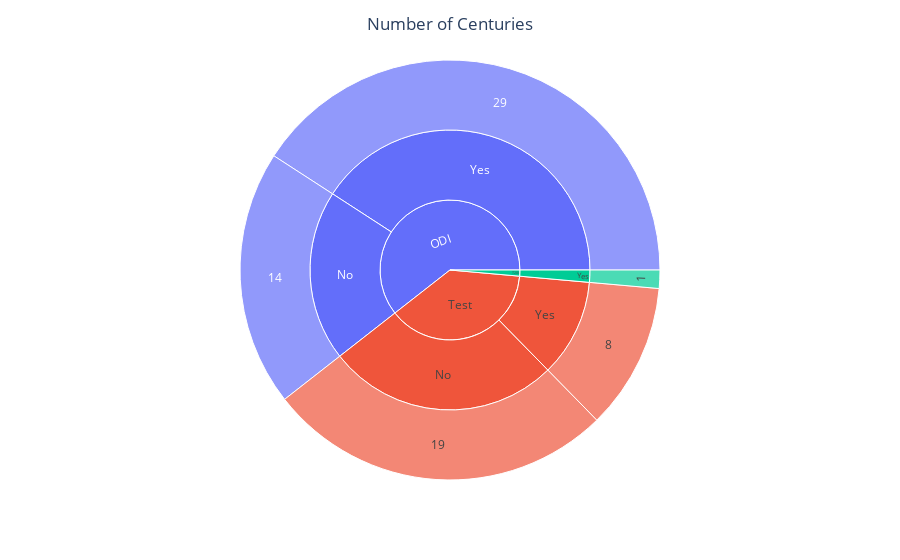

This figure's notebook cell:
### Code cell
fig = px.sunburst(mom_cen,path=['Format','Man of the Match','Score'],values='Score')
fig.update_layout(title='Number of Centuries',title_x=0.5)

### Figure 1 — Plotly figure (JSON) as saved in the notebook; plotly's stock layout.template omitted (floating-point values rounded to 4 significant figures)
{"data": [{"branchvalues": "total", "domain": {"x": [0, 1], "y": [0, 1]}, "hovertemplate": "labels=%{label}<br>Score=%{value}<br>parent=%{parent}<br>id=%{id}<extra></extra>", "ids": ["T20I/Yes/1", "Test/Yes/8", "ODI/No/14", "Test/No/19", "ODI/Yes/29", "ODI/No", "Test/No", "ODI/Yes", "T20I/Yes", "Test/Yes", "ODI", "T20I", "Test"], "labels": ["1", "8", "14", "19", "29", "No", "No", "Yes", "Yes", "Yes", "ODI", "T20I", "Test"], "name": "", "parents": ["T20I/Yes", "Test/Yes", "ODI/No", "Test/No", "ODI/Yes", "ODI", "Test", "ODI", "T20I", "Test", "", "", ""], "type": "sunburst", "values": [1, 8, 14, 19, 29, 14, 19, 29, 1, 8, 43, 1, 27]}], "layout": {"legend": {"tracegroupgap": 0}, "margin": {"t": 60}, "title": {"text": "Number of Centuries", "x": 0.5}}}
